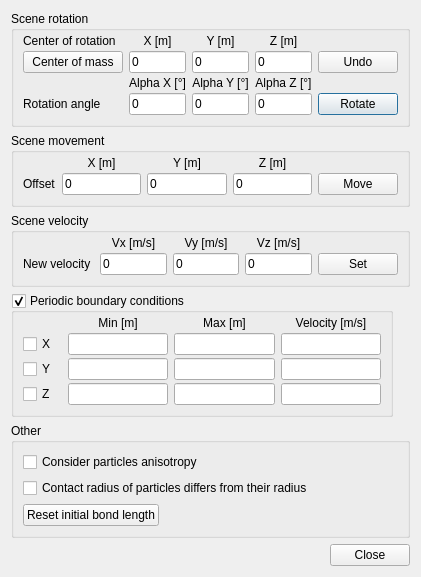
<?xml version="1.0" encoding="UTF-8"?>
<ui version="4.0">
 <class>sceneEditorTab</class>
 <widget class="QDialog" name="sceneEditorTab">
  <property name="geometry">
   <rect>
    <x>0</x>
    <y>0</y>
    <width>411</width>
    <height>528</height>
   </rect>
  </property>
  <property name="windowTitle">
   <string>Scene editor</string>
  </property>
  <property name="windowIcon">
   <iconset resource="../../MusenGUI/MusenGUI/musengui.qrc">
    <normaloff>:/MusenGUI/Resources/MUSEN_Ico.png</normaloff>:/MusenGUI/Resources/MUSEN_Ico.png</iconset>
  </property>
  <layout class="QVBoxLayout" name="verticalLayout_3" stretch="0,0,0,0,0,0">
   <item>
    <widget class="QGroupBox" name="groupBoxRotation">
     <property name="sizePolicy">
      <sizepolicy hsizetype="Preferred" vsizetype="Preferred">
       <horstretch>0</horstretch>
       <verstretch>0</verstretch>
      </sizepolicy>
     </property>
     <property name="title">
      <string>Scene rotation</string>
     </property>
     <layout class="QGridLayout" name="gridLayout_4">
      <property name="topMargin">
       <number>3</number>
      </property>
      <property name="verticalSpacing">
       <number>3</number>
      </property>
      <item row="3" column="0">
       <widget class="QLabel" name="labelAngle">
        <property name="text">
         <string>Rotation angle</string>
        </property>
       </widget>
      </item>
      <item row="3" column="2">
       <widget class="QLineEdit" name="lineEditAngleY">
        <property name="text">
         <string>0</string>
        </property>
       </widget>
      </item>
      <item row="3" column="4">
       <widget class="QPushButton" name="rotateSystem">
        <property name="toolTip">
         <string>Rotate system around specified point</string>
        </property>
        <property name="text">
         <string>Rotate</string>
        </property>
       </widget>
      </item>
      <item row="3" column="1">
       <widget class="QLineEdit" name="lineEditAngleX">
        <property name="text">
         <string>0</string>
        </property>
       </widget>
      </item>
      <item row="2" column="2">
       <widget class="QLabel" name="labelAngleY">
        <property name="text">
         <string>Alpha Y [°]</string>
        </property>
        <property name="alignment">
         <set>Qt::AlignCenter</set>
        </property>
       </widget>
      </item>
      <item row="3" column="3">
       <widget class="QLineEdit" name="lineEditAngleZ">
        <property name="text">
         <string>0</string>
        </property>
       </widget>
      </item>
      <item row="2" column="3">
       <widget class="QLabel" name="labelAngleZ">
        <property name="text">
         <string>Alpha Z [°]</string>
        </property>
        <property name="alignment">
         <set>Qt::AlignCenter</set>
        </property>
       </widget>
      </item>
      <item row="1" column="2">
       <widget class="QLineEdit" name="lineEditCenterY">
        <property name="text">
         <string>0</string>
        </property>
       </widget>
      </item>
      <item row="1" column="3">
       <widget class="QLineEdit" name="lineEditCenterZ">
        <property name="text">
         <string>0</string>
        </property>
       </widget>
      </item>
      <item row="0" column="0">
       <widget class="QLabel" name="labelRotation">
        <property name="sizePolicy">
         <sizepolicy hsizetype="Preferred" vsizetype="Preferred">
          <horstretch>0</horstretch>
          <verstretch>0</verstretch>
         </sizepolicy>
        </property>
        <property name="text">
         <string>Center of rotation</string>
        </property>
       </widget>
      </item>
      <item row="1" column="4">
       <widget class="QPushButton" name="undoRotation">
        <property name="toolTip">
         <string>Undo last rotation</string>
        </property>
        <property name="text">
         <string>Undo</string>
        </property>
       </widget>
      </item>
      <item row="0" column="2">
       <widget class="QLabel" name="labelCenterY">
        <property name="text">
         <string>Y [m]</string>
        </property>
        <property name="alignment">
         <set>Qt::AlignCenter</set>
        </property>
       </widget>
      </item>
      <item row="0" column="1">
       <widget class="QLabel" name="labelCenterX">
        <property name="sizePolicy">
         <sizepolicy hsizetype="Preferred" vsizetype="Fixed">
          <horstretch>0</horstretch>
          <verstretch>0</verstretch>
         </sizepolicy>
        </property>
        <property name="text">
         <string>X [m]</string>
        </property>
        <property name="alignment">
         <set>Qt::AlignCenter</set>
        </property>
       </widget>
      </item>
      <item row="0" column="3">
       <widget class="QLabel" name="labelCenterZ">
        <property name="text">
         <string>Z [m]</string>
        </property>
        <property name="alignment">
         <set>Qt::AlignCenter</set>
        </property>
       </widget>
      </item>
      <item row="1" column="1">
       <widget class="QLineEdit" name="lineEditCenterX">
        <property name="text">
         <string>0</string>
        </property>
       </widget>
      </item>
      <item row="1" column="0">
       <widget class="QPushButton" name="setCenterOfMass">
        <property name="minimumSize">
         <size>
          <width>100</width>
          <height>0</height>
         </size>
        </property>
        <property name="toolTip">
         <string>Set center of mass as rotation center</string>
        </property>
        <property name="text">
         <string>Center of mass</string>
        </property>
        <property name="autoDefault">
         <bool>false</bool>
        </property>
       </widget>
      </item>
      <item row="2" column="1">
       <widget class="QLabel" name="labelAngleX">
        <property name="sizePolicy">
         <sizepolicy hsizetype="Preferred" vsizetype="Fixed">
          <horstretch>0</horstretch>
          <verstretch>0</verstretch>
         </sizepolicy>
        </property>
        <property name="text">
         <string>Alpha X [°]</string>
        </property>
        <property name="alignment">
         <set>Qt::AlignCenter</set>
        </property>
       </widget>
      </item>
     </layout>
    </widget>
   </item>
   <item>
    <widget class="QGroupBox" name="groupBoxMove">
     <property name="title">
      <string>Scene movement</string>
     </property>
     <layout class="QGridLayout" name="gridLayout_3">
      <property name="topMargin">
       <number>3</number>
      </property>
      <property name="verticalSpacing">
       <number>3</number>
      </property>
      <item row="0" column="1">
       <widget class="QLabel" name="labelOffsetX">
        <property name="sizePolicy">
         <sizepolicy hsizetype="Preferred" vsizetype="Fixed">
          <horstretch>0</horstretch>
          <verstretch>0</verstretch>
         </sizepolicy>
        </property>
        <property name="text">
         <string>X [m]</string>
        </property>
        <property name="alignment">
         <set>Qt::AlignCenter</set>
        </property>
       </widget>
      </item>
      <item row="1" column="0">
       <widget class="QLabel" name="labelOffset">
        <property name="text">
         <string>Offset</string>
        </property>
       </widget>
      </item>
      <item row="0" column="2">
       <widget class="QLabel" name="labelOffsetY">
        <property name="text">
         <string>Y [m]</string>
        </property>
        <property name="alignment">
         <set>Qt::AlignCenter</set>
        </property>
       </widget>
      </item>
      <item row="0" column="3">
       <widget class="QLabel" name="labelOffsetZ">
        <property name="text">
         <string>Z [m]</string>
        </property>
        <property name="alignment">
         <set>Qt::AlignCenter</set>
        </property>
       </widget>
      </item>
      <item row="1" column="2">
       <widget class="QLineEdit" name="lineEditOffsetY">
        <property name="text">
         <string>0</string>
        </property>
       </widget>
      </item>
      <item row="1" column="1">
       <widget class="QLineEdit" name="lineEditOffsetX">
        <property name="text">
         <string>0</string>
        </property>
       </widget>
      </item>
      <item row="1" column="3">
       <widget class="QLineEdit" name="lineEditOffsetZ">
        <property name="text">
         <string>0</string>
        </property>
       </widget>
      </item>
      <item row="1" column="4">
       <widget class="QPushButton" name="moveSystem">
        <property name="toolTip">
         <string>Move system</string>
        </property>
        <property name="text">
         <string>Move</string>
        </property>
       </widget>
      </item>
     </layout>
    </widget>
   </item>
   <item>
    <widget class="QGroupBox" name="groupBoxVelocity">
     <property name="title">
      <string>Scene velocity</string>
     </property>
     <layout class="QGridLayout" name="gridLayout_2">
      <property name="topMargin">
       <number>3</number>
      </property>
      <property name="verticalSpacing">
       <number>3</number>
      </property>
      <item row="1" column="0">
       <widget class="QLabel" name="labelVelocity">
        <property name="text">
         <string>New velocity </string>
        </property>
       </widget>
      </item>
      <item row="0" column="3">
       <widget class="QLabel" name="labelVelocityZ">
        <property name="text">
         <string>Vz [m/s]</string>
        </property>
        <property name="alignment">
         <set>Qt::AlignCenter</set>
        </property>
       </widget>
      </item>
      <item row="1" column="3">
       <widget class="QLineEdit" name="lineEditVelocityZ">
        <property name="text">
         <string>0</string>
        </property>
       </widget>
      </item>
      <item row="1" column="4">
       <widget class="QPushButton" name="setVelocity">
        <property name="toolTip">
         <string>Set initial velocity of all objects in the system</string>
        </property>
        <property name="text">
         <string>Set</string>
        </property>
       </widget>
      </item>
      <item row="1" column="1">
       <widget class="QLineEdit" name="lineEditVelocityX">
        <property name="text">
         <string>0</string>
        </property>
       </widget>
      </item>
      <item row="0" column="1">
       <widget class="QLabel" name="labelVelocityX">
        <property name="sizePolicy">
         <sizepolicy hsizetype="Preferred" vsizetype="Fixed">
          <horstretch>0</horstretch>
          <verstretch>0</verstretch>
         </sizepolicy>
        </property>
        <property name="text">
         <string>Vx [m/s]</string>
        </property>
        <property name="alignment">
         <set>Qt::AlignCenter</set>
        </property>
       </widget>
      </item>
      <item row="1" column="2">
       <widget class="QLineEdit" name="lineEditVelocityY">
        <property name="text">
         <string>0</string>
        </property>
       </widget>
      </item>
      <item row="0" column="2">
       <widget class="QLabel" name="labelVelocityY">
        <property name="text">
         <string>Vy [m/s]</string>
        </property>
        <property name="alignment">
         <set>Qt::AlignCenter</set>
        </property>
       </widget>
      </item>
     </layout>
    </widget>
   </item>
   <item>
    <layout class="QHBoxLayout" name="horizontalLayout_6">
     <item>
      <widget class="QGroupBox" name="groupBoxPBC">
       <property name="title">
        <string>Periodic boundary conditions</string>
       </property>
       <property name="checkable">
        <bool>true</bool>
       </property>
       <layout class="QGridLayout" name="gridLayout">
        <property name="topMargin">
         <number>3</number>
        </property>
        <property name="verticalSpacing">
         <number>3</number>
        </property>
        <item row="1" column="4">
         <widget class="QLineEdit" name="lineEditVelX"/>
        </item>
        <item row="3" column="3">
         <widget class="QLineEdit" name="lineEditPBCMaxZ"/>
        </item>
        <item row="1" column="0" colspan="2">
         <widget class="QCheckBox" name="checkBoxPBCX">
          <property name="text">
           <string>X</string>
          </property>
         </widget>
        </item>
        <item row="2" column="2">
         <widget class="QLineEdit" name="lineEditPBCMinY"/>
        </item>
        <item row="2" column="0" colspan="2">
         <widget class="QCheckBox" name="checkBoxPBCY">
          <property name="text">
           <string>Y</string>
          </property>
         </widget>
        </item>
        <item row="2" column="3">
         <widget class="QLineEdit" name="lineEditPBCMaxY"/>
        </item>
        <item row="0" column="2">
         <widget class="QLabel" name="labelPBCMin">
          <property name="sizePolicy">
           <sizepolicy hsizetype="Preferred" vsizetype="Fixed">
            <horstretch>0</horstretch>
            <verstretch>0</verstretch>
           </sizepolicy>
          </property>
          <property name="text">
           <string>Min [m]</string>
          </property>
          <property name="alignment">
           <set>Qt::AlignCenter</set>
          </property>
         </widget>
        </item>
        <item row="0" column="3">
         <widget class="QLabel" name="labelPBCMax">
          <property name="text">
           <string>Max [m]</string>
          </property>
          <property name="alignment">
           <set>Qt::AlignCenter</set>
          </property>
         </widget>
        </item>
        <item row="1" column="3">
         <widget class="QLineEdit" name="lineEditPBCMaxX"/>
        </item>
        <item row="3" column="0">
         <widget class="QCheckBox" name="checkBoxPBCZ">
          <property name="text">
           <string>Z</string>
          </property>
         </widget>
        </item>
        <item row="1" column="2">
         <widget class="QLineEdit" name="lineEditPBCMinX"/>
        </item>
        <item row="3" column="4">
         <widget class="QLineEdit" name="lineEditVelZ"/>
        </item>
        <item row="2" column="4">
         <widget class="QLineEdit" name="lineEditVelY"/>
        </item>
        <item row="3" column="2">
         <widget class="QLineEdit" name="lineEditPBCMinZ"/>
        </item>
        <item row="0" column="4">
         <widget class="QLabel" name="labelPBCVel">
          <property name="text">
           <string>Velocity [m/s]</string>
          </property>
          <property name="alignment">
           <set>Qt::AlignCenter</set>
          </property>
         </widget>
        </item>
       </layout>
      </widget>
     </item>
     <item>
      <spacer name="horizontalSpacer">
       <property name="orientation">
        <enum>Qt::Horizontal</enum>
       </property>
       <property name="sizeHint" stdset="0">
        <size>
         <width>40</width>
         <height>20</height>
        </size>
       </property>
      </spacer>
     </item>
    </layout>
   </item>
   <item>
    <widget class="QGroupBox" name="groupBoxOther">
     <property name="title">
      <string>Other</string>
     </property>
     <layout class="QVBoxLayout" name="verticalLayout_2">
      <item>
       <widget class="QCheckBox" name="checkBoxAnisotropy">
        <property name="toolTip">
         <string>Consider anisotropy of non-spherical objects</string>
        </property>
        <property name="text">
         <string>Consider particles anisotropy</string>
        </property>
       </widget>
      </item>
      <item>
       <widget class="QCheckBox" name="checkBoxContactRadius">
        <property name="text">
         <string>Contact radius of particles differs from their radius</string>
        </property>
        <property name="tristate">
         <bool>false</bool>
        </property>
       </widget>
      </item>
      <item>
       <layout class="QHBoxLayout" name="horizontalLayout">
        <item>
         <widget class="QPushButton" name="buttonResetBonds">
          <property name="toolTip">
           <string>Set initial bond length of all bonds equal to their actual length at time point 0</string>
          </property>
          <property name="statusTip">
           <string>Set initial bond length of all bonds equal to their actual length at time point 0</string>
          </property>
          <property name="whatsThis">
           <string>Set initial bond length of all bonds equal to their actual length at time point 0</string>
          </property>
          <property name="text">
           <string>Reset initial bond length</string>
          </property>
         </widget>
        </item>
        <item>
         <spacer name="horizontalSpacer_2">
          <property name="orientation">
           <enum>Qt::Horizontal</enum>
          </property>
          <property name="sizeHint" stdset="0">
           <size>
            <width>370</width>
            <height>11</height>
           </size>
          </property>
         </spacer>
        </item>
       </layout>
      </item>
     </layout>
    </widget>
   </item>
   <item>
    <layout class="QHBoxLayout" name="horizontalLayout_8">
     <item>
      <spacer name="horizontalSpacer_7">
       <property name="orientation">
        <enum>Qt::Horizontal</enum>
       </property>
       <property name="sizeHint" stdset="0">
        <size>
         <width>40</width>
         <height>20</height>
        </size>
       </property>
      </spacer>
     </item>
     <item>
      <widget class="QPushButton" name="pushButtonOk">
       <property name="text">
        <string>Close</string>
       </property>
      </widget>
     </item>
    </layout>
   </item>
  </layout>
 </widget>
 <tabstops>
  <tabstop>setCenterOfMass</tabstop>
  <tabstop>lineEditCenterX</tabstop>
  <tabstop>lineEditCenterY</tabstop>
  <tabstop>lineEditCenterZ</tabstop>
  <tabstop>undoRotation</tabstop>
  <tabstop>lineEditAngleX</tabstop>
  <tabstop>lineEditAngleY</tabstop>
  <tabstop>lineEditAngleZ</tabstop>
  <tabstop>rotateSystem</tabstop>
  <tabstop>lineEditOffsetX</tabstop>
  <tabstop>lineEditOffsetY</tabstop>
  <tabstop>lineEditOffsetZ</tabstop>
  <tabstop>moveSystem</tabstop>
  <tabstop>lineEditVelocityX</tabstop>
  <tabstop>lineEditVelocityY</tabstop>
  <tabstop>lineEditVelocityZ</tabstop>
  <tabstop>setVelocity</tabstop>
  <tabstop>pushButtonOk</tabstop>
 </tabstops>
 <resources>
  <include location="../../MusenGUI/MusenGUI/musengui.qrc"/>
 </resources>
 <connections>
  <connection>
   <sender>pushButtonOk</sender>
   <signal>clicked()</signal>
   <receiver>sceneEditorTab</receiver>
   <slot>accept()</slot>
   <hints>
    <hint type="sourcelabel">
     <x>351</x>
     <y>508</y>
    </hint>
    <hint type="destinationlabel">
     <x>199</x>
     <y>264</y>
    </hint>
   </hints>
  </connection>
 </connections>
</ui>
